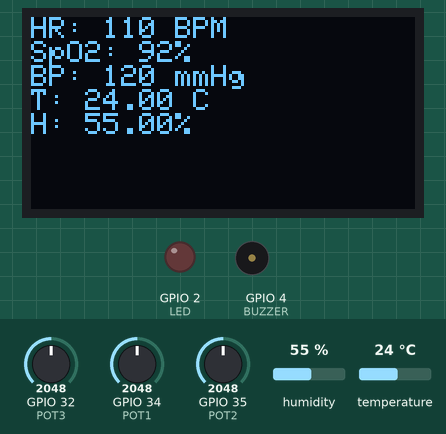
Bench run of a sketch on a simulated ESP32. On the bench: 128×64 one-colour display, output pins drawn as LEDs (lit = HIGH), buzzer (waves = sounding). The test bench sets the inputs (shaded band); at power-on: GPIO 35 (POT2) = 2048, humidity 55 %, GPIO 32 (POT3) = 2048, GPIO 34 (POT1) = 2048, temperature 24 °C. WiFi joins after 1.5 s; servers stay silent unless stated; what the sketch prints to the serial monitor is not drawn.

Above: at 2.7 s.
2.8 s: GPIO 35 (POT2) set to 1952
4.8 s: GPIO 35 (POT2) set to 1837
At 6.5 s:
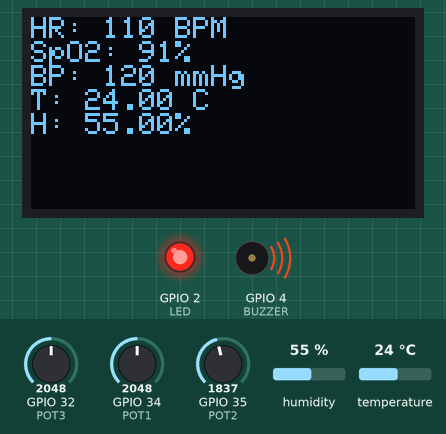
7.1 s: humidity set to 22 %
At 8.9 s:
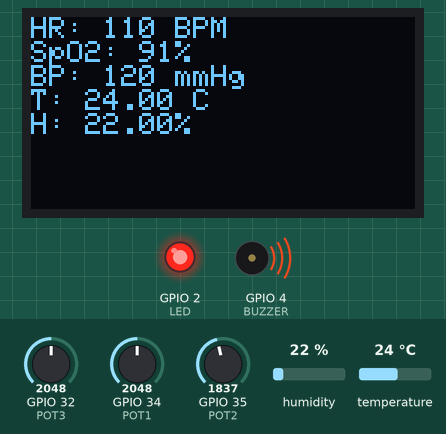
9.2 s: GPIO 32 (POT3) set to 2866
At 10.4 s:
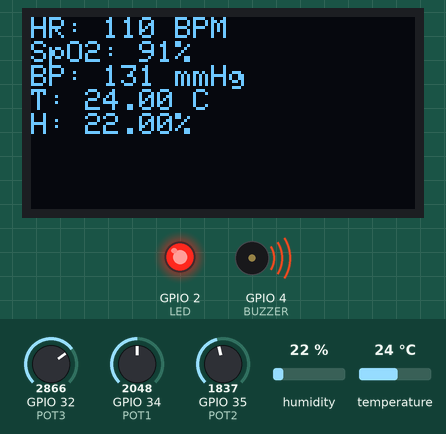
11.3 s: GPIO 34 (POT1) set to 2866
At 13.0 s:
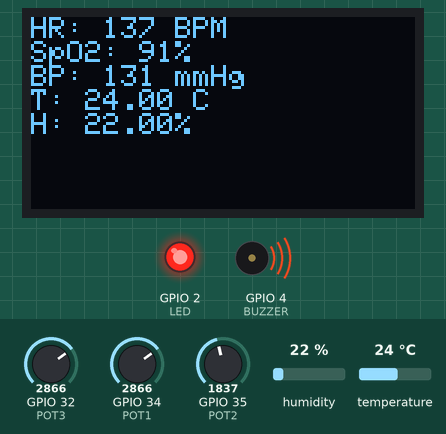
13.3 s: temperature set to 12 °C
At 14.4 s:
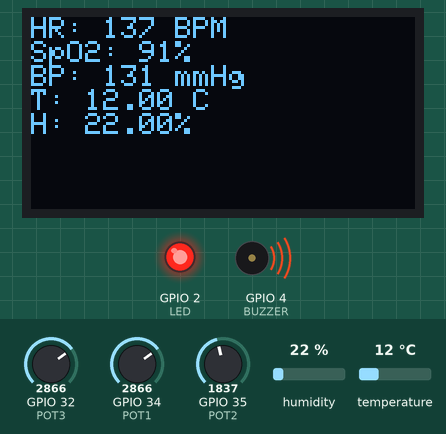
Timing chart, 0 to 16.3 s (numbered marks = the images above; inputs shaded):
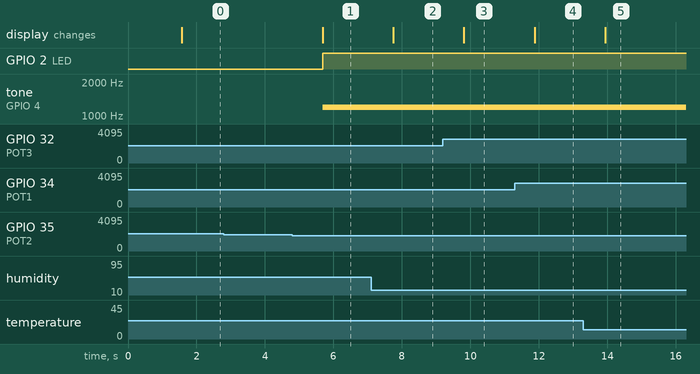

Measured:
- the behaviour switches between 1911 and 1910 on GPIO 35 (POT2) (found by bisection; images 0 and 1)
- after the input at 2.8 s, every drawn part: stays the same
- after the input at 4.8 s, GPIO 2 (LED): LOW → HIGH after 0.89 s; tone on GPIO 4 (BUZZER): silent → 1200 Hz after 0.89 s; the display: changes after 0.89 s (image 1)
- after the input at 7.1 s, the display: changes after 0.65 s (image 2)
- after the input at 9.2 s, the display: changes after 0.61 s (image 3)
- after the input at 11.3 s, the display: changes after 0.57 s (image 4)
- after the input at 13.3 s, the display: changes after 0.64 s (image 5)

The sketch:

sketch.ino
```cpp
#include <Wire.h>
#include <Adafruit_GFX.h>
#include <Adafruit_SSD1306.h>
#include <DHT.h>
#include <WiFi.h>
#include <HTTPClient.h>

#define SCREEN_WIDTH 128
#define SCREEN_HEIGHT 64

#define DHTPIN 15
#define DHTTYPE DHT22

#define POT1 34
#define POT2 35
#define POT3 32

#define BUZZER 4
#define LED 2

Adafruit_SSD1306 display(SCREEN_WIDTH, SCREEN_HEIGHT, &Wire, -1);
DHT dht(DHTPIN, DHTTYPE);

// WiFi credentials (Wokwi network)
const char* ssid = "Wokwi-GUEST";
const char* password = "";

// ThingSpeak
const char* writeAPIKey = "4ZH7N92NX20LDZ2R";

unsigned long lastUpload = 0;

// Health parameters
int heartRateBPM;
int spo2Level;
int bloodPressureSystolic;

float temp, hum;

void setup() {
  Serial.begin(115200);

  pinMode(LED, OUTPUT);
  pinMode(BUZZER, OUTPUT);

  dht.begin();

  if (!display.begin(SSD1306_SWITCHCAPVCC, 0x3C)) {
    Serial.println("OLED Failed");
    while (true);
  }

  display.clearDisplay();
  display.setTextSize(1);
  display.setTextColor(WHITE);

  // WiFi connect
  WiFi.begin(ssid, password);
  while (WiFi.status() != WL_CONNECTED) {
    delay(500);
    Serial.print(".");
  }

  Serial.println("\nWiFi Connected");
  Serial.println("System Started");
}

void loop() {

  // Read potentiometers
  int pot1 = analogRead(POT1);
  int pot2 = analogRead(POT2);
  int pot3 = analogRead(POT3);

  heartRateBPM = map(pot1, 0, 4095, 40, 180);
  spo2Level = map(pot2, 0, 4095, 85, 100);
  bloodPressureSystolic = map(pot3, 0, 4095, 90, 150);

  // DHT readings
  temp = dht.readTemperature();
  hum = dht.readHumidity();

  if (isnan(temp) || isnan(hum)) {
    Serial.println("DHT read failed");
    return;
  }

  // Serial log
  Serial.println("---- HEALTH DATA ----");
  Serial.print("HR: "); Serial.println(heartRateBPM);
  Serial.print("SpO2: "); Serial.println(spo2Level);
  Serial.print("BP Systolic: "); Serial.println(bloodPressureSystolic);
  Serial.print("Temp: "); Serial.println(temp);
  Serial.print("Humidity: "); Serial.println(hum);

  // OLED display
  display.clearDisplay();

  display.setCursor(0, 0);
  display.print("HR: "); display.print(heartRateBPM); display.println(" BPM");

  display.print("SpO2: "); display.print(spo2Level); display.println("%");

  display.print("BP: "); display.print(bloodPressureSystolic); display.println(" mmHg");

  display.print("T: "); display.print(temp); display.println(" C");

  display.print("H: "); display.print(hum); display.println("%");

  display.display();

  // Alarm logic
  bool criticalCondition =
      (bloodPressureSystolic > 140) ||
      (heartRateBPM > 140) ||
      (spo2Level < 92);

  if (criticalCondition) {
    digitalWrite(LED, HIGH);
    tone(BUZZER, 1200);
  } else {
    digitalWrite(LED, LOW);
    noTone(BUZZER);
  }

  // ThingSpeak HTTP upload (every 20s)
  if (millis() - lastUpload > 20000) {

    if (WiFi.status() == WL_CONNECTED) {

      HTTPClient http;

      String url = "https://api.thingspeak.com/update?api_key=";
      url += writeAPIKey;
      url += "&field1=" + String(heartRateBPM);          // Heart Rate
      url += "&field2=" + String(spo2Level);            // SpO2
      url += "&field3=" + String(temp);                 // Temperature
      url += "&field4=" + String(hum);                  // Humidity
      url += "&field5=" + String(bloodPressureSystolic); // Blood Pressure Systolic

      http.begin(url);

      int httpCode = http.GET();

      if (httpCode > 0) {
        Serial.print("ThingSpeak response: ");
        Serial.println(httpCode);
      } else {
        Serial.print("Error uploading to ThingSpeak: ");
        Serial.println(http.errorToString(httpCode));
      }

      http.end();
    } else {
      Serial.println("WiFi disconnected. Attempting to reconnect...");
      WiFi.reconnect();
    }

    lastUpload = millis();
  }

  delay(1000);
}
```
